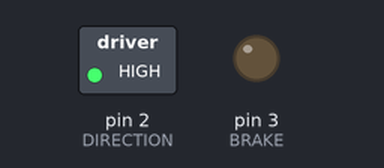
Simulated run of this program. Board: Arduino Uno, built with avr-gcc and run on an emulated ATmega328P. Shown: switched loads named in the program (green lamp = pin HIGH), output pins drawn as LEDs (lit = HIGH). Pins used as bus, display or sensor lines are not drawn; what the program prints to the serial monitor is not drawn.

Above: at 0.1 s.
Timing chart, 0 to 1.6 s (numbered marks = the images above):
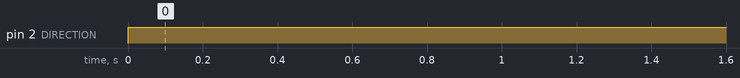

Measured:
- by itself, pin 2 (DIRECTION): LOW → HIGH at 0.00 s

The program:

main.cpp
```cpp
#include <Arduino.h>
#include <Nidec24.h>
#include <Nidec24Motor.h>
#include <PIDController.h>
#include <PotentiometerFeedback.h>

#define ENABLE_MOTOR 1
#define BRAKE 3
#define DIRECTION 2
#define CTL 0

#define POT 4

Nidec24Motor myMotor;
PotFeedback<float> myPot(POT);
PIDController<float> myController;

Nidec24 myNidecMotorSys;

void setup() {
  pinMode(ENABLE_MOTOR, OUTPUT);
  pinMode(BRAKE, OUTPUT);
  pinMode(DIRECTION, OUTPUT);
  pinMode(CTL, OUTPUT);
  myMotor = Nidec24Motor(CTL, BRAKE, DIRECTION, ENABLE_MOTOR);
  myMotor.isPWM = true;
  // TODO: move to unit tests
  //  myNidec.Drive(255);
  Serial.begin(115200);

  myNidecMotorSys = Nidec24(&myMotor, &myPot, &myController);
  Serial.println("start motor");
}

void loop() {
  // TODO:move to unit tests
  for (int i = 0; i <= 255; i += 5) {
    Serial.println(i);
    myMotor.Drive(i);
    delay(500);
  }

  //  myNidecMotorSys.MatchSetPoint((float)45);
}
```
